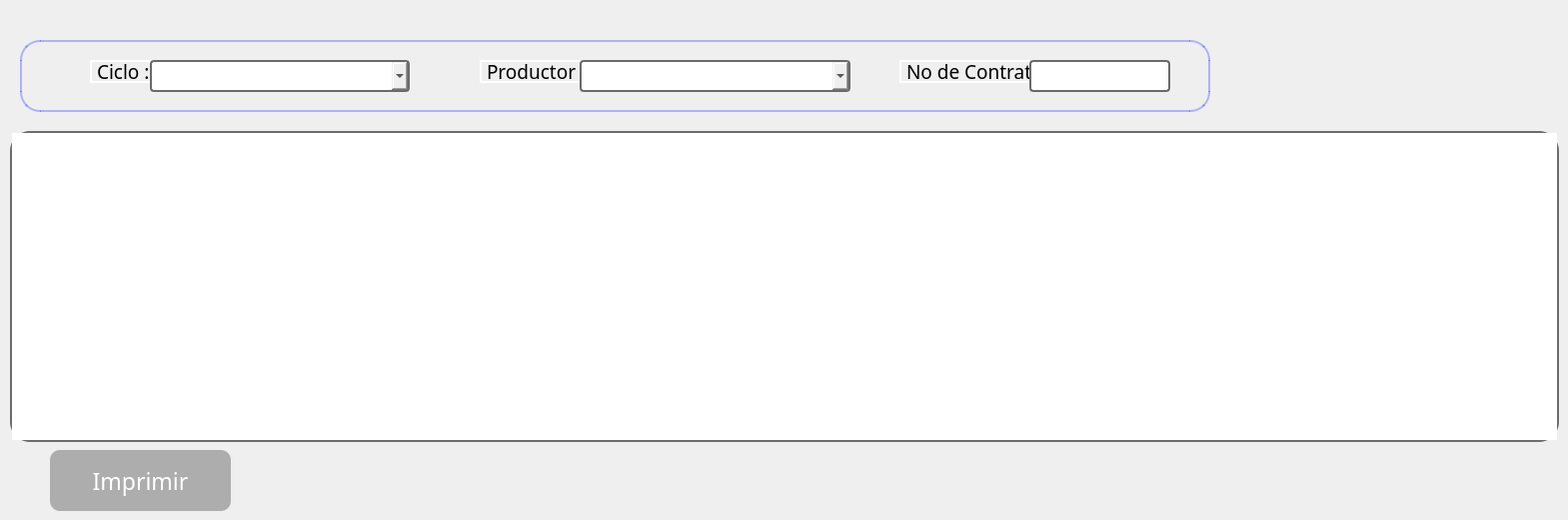
        <widget class="QWidget" name="tab">
         <attribute name="title">
          <string>Individual</string>
         </attribute>
         <widget class="QTableWidget" name="Registros_Ind">
          <property name="geometry">
           <rect>
            <x>10</x>
            <y>131</y>
            <width>1550</width>
            <height>311</height>
           </rect>
          </property>
          <property name="styleSheet">
           <string notr="true">border-radius:20px;
border-color: rgb(108, 108, 108);
border-width:2px;
border-style:solid;</string>
          </property>
          <property name="lineWidth">
           <number>1</number>
          </property>
          <property name="horizontalScrollBarPolicy">
           <enum>Qt::ScrollBarAsNeeded</enum>
          </property>
          <property name="editTriggers">
           <set>QAbstractItemView::AnyKeyPressed|QAbstractItemView::DoubleClicked|QAbstractItemView::SelectedClicked</set>
          </property>
          <property name="showGrid">
           <bool>true</bool>
          </property>
          <property name="gridStyle">
           <enum>Qt::SolidLine</enum>
          </property>
          <property name="rowCount">
           <number>0</number>
          </property>
          <attribute name="horizontalHeaderVisible">
           <bool>false</bool>
          </attribute>
          <attribute name="horizontalHeaderCascadingSectionResizes">
           <bool>false</bool>
          </attribute>
          <attribute name="horizontalHeaderDefaultSectionSize">
           <number>152</number>
          </attribute>
          <attribute name="horizontalHeaderHighlightSections">
           <bool>true</bool>
          </attribute>
          <attribute name="verticalHeaderVisible">
           <bool>false</bool>
          </attribute>
          <column>
           <property name="text">
            <string>Folio #</string>
           </property>
           <property name="font">
            <font>
             <pointsize>12</pointsize>
            </font>
           </property>
          </column>
          <column>
           <property name="text">
            <string>Fecha</string>
           </property>
           <property name="font">
            <font>
             <pointsize>12</pointsize>
            </font>
           </property>
          </column>
          <column>
           <property name="text">
            <string>Bruto</string>
           </property>
           <property name="font">
            <font>
             <pointsize>12</pointsize>
            </font>
           </property>
          </column>
          <column>
           <property name="text">
            <string>Tara</string>
           </property>
           <property name="font">
            <font>
             <pointsize>12</pointsize>
            </font>
           </property>
          </column>
          <column>
           <property name="text">
            <string>Neto</string>
           </property>
           <property name="font">
            <font>
             <pointsize>12</pointsize>
            </font>
           </property>
          </column>
          <column>
           <property name="text">
            <string>Humedad</string>
           </property>
           <property name="font">
            <font>
             <pointsize>12</pointsize>
            </font>
           </property>
          </column>
          <column>
           <property name="text">
            <string>Impuresas</string>
           </property>
           <property name="font">
            <font>
             <pointsize>12</pointsize>
            </font>
           </property>
          </column>
          <column>
           <property name="text">
            <string>Merma</string>
           </property>
           <property name="font">
            <font>
             <pointsize>12</pointsize>
            </font>
           </property>
          </column>
          <column>
           <property name="text">
            <string>Peso Neto Analizado</string>
           </property>
           <property name="font">
            <font>
             <pointsize>12</pointsize>
            </font>
           </property>
          </column>
          <column>
           <property name="text">
            <string>Total</string>
           </property>
           <property name="font">
            <font>
             <pointsize>12</pointsize>
            </font>
           </property>
          </column>
         </widget>
         <widget class="QPushButton" name="Reg_Ind_Print">
          <property name="geometry">
           <rect>
            <x>50</x>
            <y>450</y>
            <width>181</width>
            <height>61</height>
           </rect>
          </property>
          <property name="font">
           <font>
            <family>Bahnschrift</family>
            <pointsize>-1</pointsize>
            <weight>50</weight>
            <italic>false</italic>
            <bold>false</bold>
           </font>
          </property>
          <property name="toolTip">
           <string/>
          </property>
          <property name="toolTipDuration">
           <number>-1</number>
          </property>
          <property name="whatsThis">
           <string extracomment="Imprime la tabla actual"/>
          </property>
          <property name="styleSheet">
           <string notr="true">QPushButton{
font:23px;
color:white;
background-color:rgb(173, 173, 173);
border-color:rgb(106,106,106);
border-width:2px;
border-radius:10px;
}

QPushButton:hover{
background:rgb(255, 85, 33);
}
</string>
          </property>
          <property name="text">
           <string>Imprimir</string>
          </property>
         </widget>
         <widget class="QFrame" name="frame_16">
          <property name="geometry">
           <rect>
            <x>20</x>
            <y>40</y>
            <width>1191</width>
            <height>72</height>
           </rect>
          </property>
          <property name="styleSheet">
           <string notr="true">border-width:2px;
border-color:rgba(28, 35, 255,0.3);
border-style:solid;
border-radius:20px;</string>
          </property>
          <property name="frameShape">
           <enum>QFrame::StyledPanel</enum>
          </property>
          <property name="frameShadow">
           <enum>QFrame::Raised</enum>
          </property>
          <widget class="QLineEdit" name="RegInd_NoCont_edit">
           <property name="geometry">
            <rect>
             <x>1010</x>
             <y>20</y>
             <width>141</width>
             <height>32</height>
            </rect>
           </property>
           <property name="styleSheet">
            <string notr="true">border-width:2px;
border-color:rgb(106, 106, 106);
border-style:solid;
border-radius:4px;</string>
           </property>
           <property name="readOnly">
            <bool>true</bool>
           </property>
          </widget>
          <widget class="QLabel" name="No_cont_2">
           <property name="geometry">
            <rect>
             <x>880</x>
             <y>20</y>
             <width>141</width>
             <height>23</height>
            </rect>
           </property>
           <property name="font">
            <font>
             <family>Bahnschrift</family>
             <pointsize>14</pointsize>
             <weight>50</weight>
             <italic>false</italic>
             <bold>false</bold>
            </font>
           </property>
           <property name="styleSheet">
            <string notr="true">border-radius:0px;
border-color: rgb(255, 255, 255);</string>
           </property>
           <property name="text">
            <string>No de Contrato:</string>
           </property>
           <property name="alignment">
            <set>Qt::AlignLeading|Qt::AlignLeft|Qt::AlignVCenter</set>
           </property>
          </widget>
          <widget class="QComboBox" name="RegInd_Ciclo_CB">
           <property name="geometry">
            <rect>
             <x>130</x>
             <y>20</y>
             <width>260</width>
             <height>32</height>
            </rect>
           </property>
           <property name="styleSheet">
            <string notr="true">border-width:2px;
border-color:rgb(106, 106, 106);
border-style:solid;
border-radius:4px;</string>
           </property>
           <property name="editable">
            <bool>true</bool>
           </property>
          </widget>
          <widget class="QComboBox" name="RegInd_Prod_CB">
           <property name="geometry">
            <rect>
             <x>560</x>
             <y>20</y>
             <width>271</width>
             <height>32</height>
            </rect>
           </property>
           <property name="styleSheet">
            <string notr="true">border-width:2px;
border-color:rgb(106, 106, 106);
border-style:solid;
border-radius:4px;</string>
           </property>
           <property name="editable">
            <bool>false</bool>
           </property>
           <property name="frame">
            <bool>true</bool>
           </property>
          </widget>
          <widget class="QLabel" name="Ciclo_sal_2">
           <property name="geometry">
            <rect>
             <x>70</x>
             <y>20</y>
             <width>71</width>
             <height>23</height>
            </rect>
           </property>
           <property name="font">
            <font>
             <family>Bahnschrift</family>
             <pointsize>14</pointsize>
             <weight>50</weight>
             <italic>false</italic>
             <bold>false</bold>
            </font>
           </property>
           <property name="layoutDirection">
            <enum>Qt::LeftToRight</enum>
           </property>
           <property name="styleSheet">
            <string notr="true">border-radius:0px;
border-color: rgb(255, 255, 255);</string>
           </property>
           <property name="text">
            <string>Ciclo :</string>
           </property>
           <property name="alignment">
            <set>Qt::AlignLeading|Qt::AlignLeft|Qt::AlignVCenter</set>
           </property>
          </widget>
          <widget class="QLabel" name="Prod_sal_2">
           <property name="geometry">
            <rect>
             <x>460</x>
             <y>20</y>
             <width>111</width>
             <height>23</height>
            </rect>
           </property>
           <property name="font">
            <font>
             <family>Bahnschrift</family>
             <pointsize>14</pointsize>
             <weight>50</weight>
             <italic>false</italic>
             <bold>false</bold>
            </font>
           </property>
           <property name="styleSheet">
            <string notr="true">border-radius:0px;
border-color: rgb(255, 255, 255);</string>
           </property>
           <property name="text">
            <string>Productor :</string>
           </property>
           <property name="alignment">
            <set>Qt::AlignLeading|Qt::AlignLeft|Qt::AlignVCenter</set>
           </property>
          </widget>
          <zorder>Ciclo_sal_2</zorder>
          <zorder>Prod_sal_2</zorder>
          <zorder>No_cont_2</zorder>
          <zorder>RegInd_Ciclo_CB</zorder>
          <zorder>RegInd_Prod_CB</zorder>
          <zorder>RegInd_NoCont_edit</zorder>
         </widget>
        </widget>
